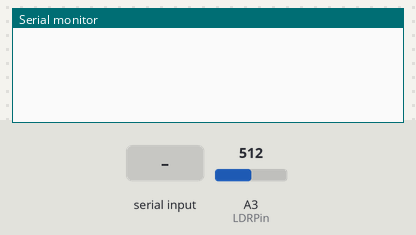
Simulated run of this sketch. Board: Arduino Uno, built with avr-gcc and run on an emulated ATmega328P. Parts: the last lines printed to the serial monitor. Inputs (shaded band) come from the test bench; at power-on: A3 (LDRPin) = 512.

Above: at 1.2 s.
1.3 s: "i90\n" received over Serial
At 2.1 s:
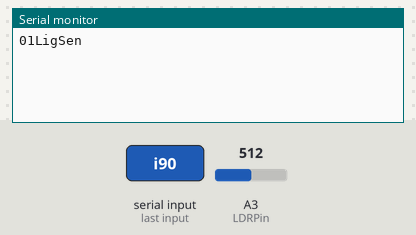
3.8 s: A3 (LDRPin) set to 716
At 4.7 s:
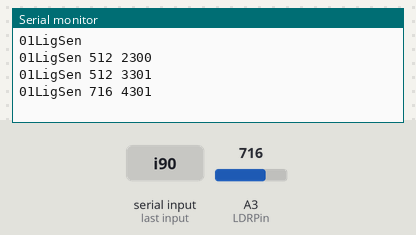
5.3 s: "d90\n" received over Serial
At 6.4 s:
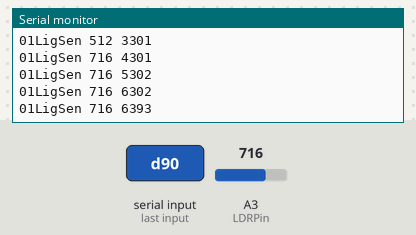
8.3 s: byte 105 ('i') received over Serial
At 9.2 s:
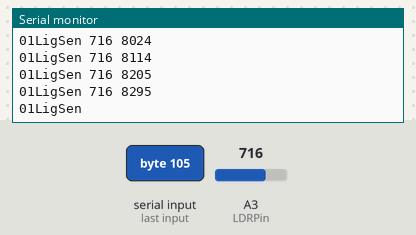
11.3 s: A3 (LDRPin) set to 900
At 11.3 s:
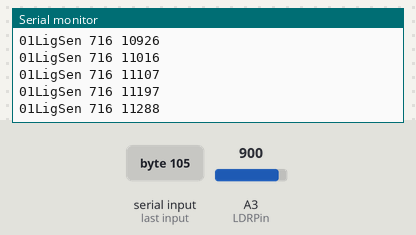
Timing chart, 0 to 13.8 s (numbered marks = the images above; inputs shaded):
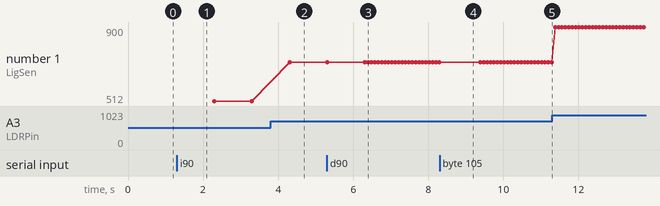

The sketch:

sensor.ino
```cpp
/** CAUTION : The IDs have to be different from
 *           one device to another and be 8 chars long.
 *
 *  The ID is composed as WXId where :
 *  - W allows the program to know what kind of device it is :
 *     --> 0 : SENSOR
 *     --> 1 : ACTUATOR
 *  - X corresponds to the data type influenced by the device :
 *     --> 0 : TEMPERATURE
 *     --> 1 : LIGHT
 *  - Id : you can put whatever you want here.
**/

const String ID = "01LigSen";

bool started;
bool DEBUG = false;

short defaultDelayTime = 1000;
unsigned long currentDelayTime;

int LDRPin = 3;
int LDRValue;

void setup() {
  Serial.begin(9600);
  started = false;
  currentDelayTime = defaultDelayTime;
}

void loop() {

  if (Serial.available() > 0){

    char read = Serial.read();

    if (read == 'i') {
      Serial.println(ID.c_str());
      started = true;
      delay(defaultDelayTime);
    } else if (read =='c') {
      setup();
    } else if (read == 'd') {
      receiveDelay();
    } else {
      //Do nothing
    }
  }

  if(started){
    LDRValue = analogRead(LDRPin);
    Serial.println(ID + " " + String(LDRValue) + " " + millis());
    delay(currentDelayTime);
  }
}

void receiveDelay() {
  currentDelayTime = 0;

  char read = Serial.read();

  while (read != '\n') {
    if (DEBUG) {
      Serial.println("read : " + String(read - 48));
      delay(1000);
    }
    currentDelayTime = currentDelayTime * 10 + (read - 48);
    read = Serial.read();
  }

  if (currentDelayTime <= 0) {
    currentDelayTime = defaultDelayTime;
  }

  if(DEBUG) {
    Serial.println("delay : " + String(currentDelayTime));
  }
}
```

Measured:
- after the input at 1.3 s, the serial monitor: prints a new line at once (image 1)
- after the input at 3.8 s, the serial monitor: prints a new line after 0.50 s (image 2)
- after the input at 5.3 s, the serial monitor: prints a new line after 1.1 s (image 3)
- after the input at 8.3 s, the serial monitor: prints a new line after 0.09 s (image 4)
- plotted number 1: 512 → 716 after the input at 3.8 s, 716 → 900 after the input at 11.3 s
